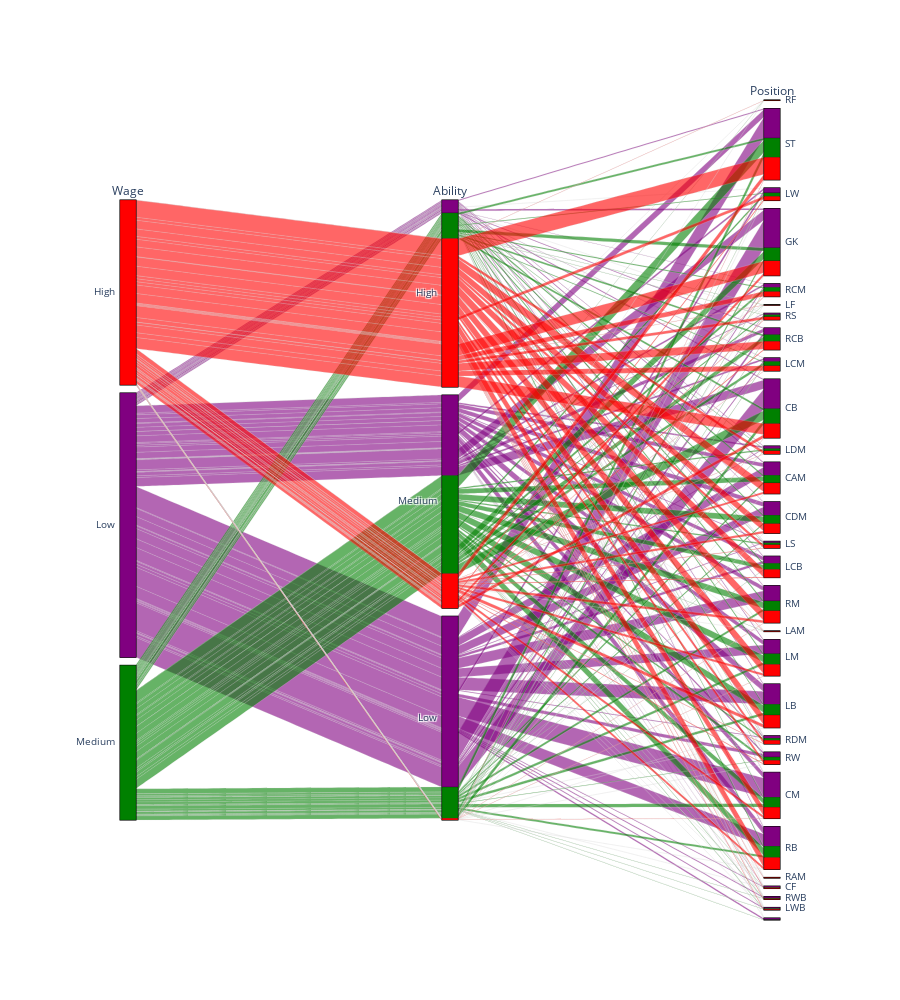

The notebook cell saved with this chart:
### Code cell
valuedim = go.parcats.Dimension(
    values = valuequantq,
    label = "Wage"
)

abilitydim = go.parcats.Dimension(
    values = overallquantq,
    label = "Ability",
)

positiondim = go.parcats.Dimension(
    values = fifadata['Position'],
    label = "Position",
)

# category codes opstellen voor de colorscale
valuequantq.astype("category").cat.codes

color = valuequantq.astype("category").cat.codes
colorscale = [[0, 'purple'], [0.5, 'green'], [1, 'red']];

parc = go.Parcats(
    dimensions=[valuedim,
                abilitydim,
                positiondim
               ],
    # freeform laat de gebruiker de quantielen zelf van volgorde veranderen door ze te slepen
    arrangement = "freeform",
    line={'color': color, 'colorscale': colorscale}
)

parfig = go.Figure(data = parc)

parfig.update_layout(
    height = 1000
)

parfig.show()

### Figure 1 — Plotly figure (JSON) as saved in the notebook; plotly's stock layout.template omitted (floating-point values rounded to 4 significant figures; data arrays with more than 128 entries replaced by an {"elided": "..."} marker saying what was removed)
{"data": [{"arrangement": "freeform", "dimensions": [{"label": "Wage", "values": {"elided": "18207 str values"}}, {"label": "Ability", "values": {"elided": "18207 str values"}}, {"label": "Position", "values": {"elided": "18207 str values"}}], "line": {"color": {"elided": "18207 int values"}, "colorscale": [[0, "purple"], [0.5, "green"], [1, "red"]]}, "type": "parcats"}], "layout": {"height": 1000}}
